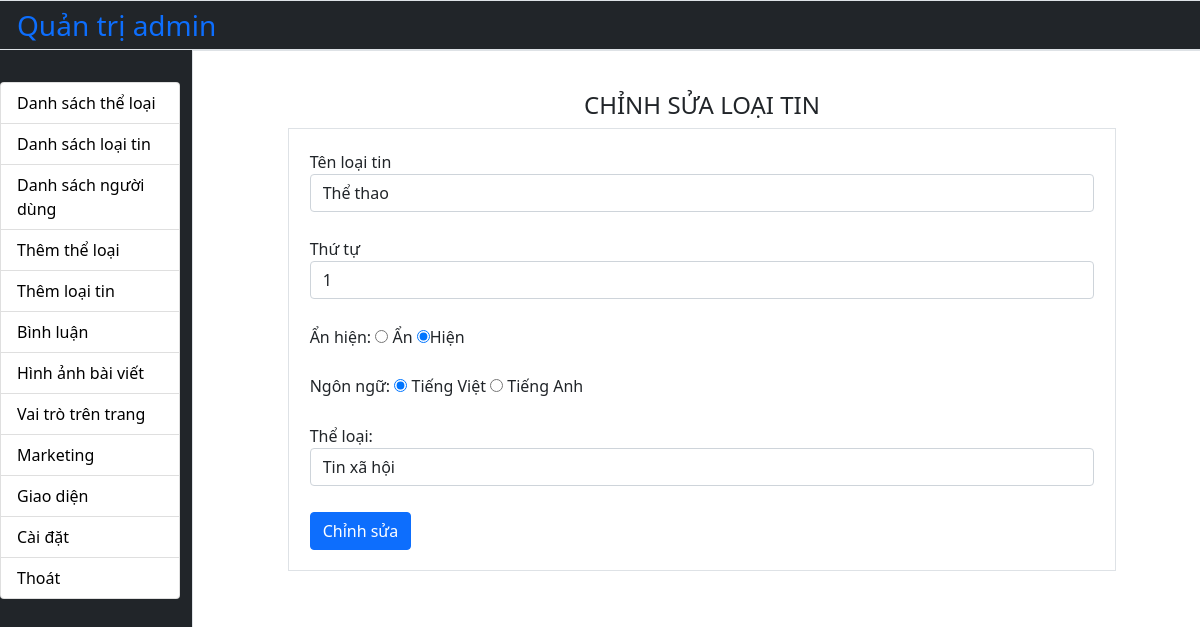
Screenshot of /tintuc/quantri/index.php?page=loaitin_sua&idLT=1 (signed in) with the database file from the repository.
### tables this page shows
CREATE TABLE `loaitin` (
  `idLT` int(11) NOT NULL,
  `lang` char(2) DEFAULT 'vi',
  `Ten` varchar(100) NOT NULL DEFAULT '',
  `ThuTu` tinyint(11) DEFAULT 0,
  `AnHien` tinyint(1) DEFAULT 1,
  `idTL` int(11) NOT NULL DEFAULT 1
);

CREATE TABLE `theloai` (
  `idTL` int(11) NOT NULL,
  `lang` char(2) DEFAULT 'vi',
  `TenTL` varchar(255) NOT NULL DEFAULT '',
  `ThuTu` int(11) DEFAULT 0,
  `AnHien` tinyint(1) DEFAULT 1,
  `HienMenu` tinyint(1) DEFAULT 1
);

### tintuc/quantri/functions.php (called while the page is built, shortened)
<?php
$host = 'localhost';
$dbname = 'php1_news';
$userdb = 'root';
$passdb = '';
$conn = new PDO("mysql:host=$host;dbname=$dbname;charset=utf8", $userdb, $passdb);
$conn->setAttribute(PDO::ATTR_ERRMODE, PDO::ERRMODE_EXCEPTION);
?>
<?php
function layChiTietLoaiTin($idLT){
    $sql= "SELECT idLT,Ten,ThuTu,AnHien,lang, idTL FROM loaitin WHERE idLT=$idLT";
    global $conn;
    $kq= $conn->query($sql);
    if($kq==null) return false;
    else return $kq->fetch();
}
function laydsTheLoai()
{
    $sql = "SELECT idTL,TenTL, ThuTu, AnHien, lang FROM theloai ORDER BY idTL";
    global $conn;
    $kq = $conn->query($sql);
    return $kq;
}
?>

### tintuc/quantri/loaitin_sua.php (the view, shortened to what this page needs)
<?php
$idLT= $_GET['idLT'];
settype($idLT,"int");
$loaitin= layChiTietLoaiTin($idLT);
?>
<link rel="stylesheet" href="https://cdn.jsdelivr.net/npm/bootstrap@5.1.0/dist/css/bootstrap.min.css">
<link rel="stylesheet" href="css/style.css">
<h4 class="col-10 m-auto p-2 text-center">CHỈNH SỬA LOẠI TIN</h4>
<form action="" method="post" class="border boder-primary col-10 m-auto p-2">
    <div class="form-group">
        <label for="">Tên loại tin</label> <input value="<?=$loaitin['Ten']?>" type="text" name="Ten" class="form-control">
    </div>
    <div class="form-group">
        <label for="">Thứ tự</label> <input value="<?=$loaitin['ThuTu']?>" type="number" name="thuTu" class="form-control">
    </div>
    <div class="form-group">
        <label for="">Ẩn hiện:</label>
        <input type="radio" name="anHien" <?php if($loaitin['AnHien']==0) echo 'checked' ?> value="0"  > Ẩn
        <input type="radio" name="anHien" <?php if($loaitin['AnHien']==1) echo 'checked' ?> value="1" >Hiện
    </div>
    <div class="form-group">
        <label for="">Ngôn ngữ: </label>
        <input type="radio" name="lang" <?php if($loaitin['lang']=='vi') echo 'checked'?> value="vi" > Tiếng Việt
        <input type="radio" name="lang" <?php if($loaitin['lang']=='en') echo 'checked'?> value="en" > Tiếng Anh
    </div>
    <div class="form-group">
        <label>Thể loại: </label>
        <?php $listTheLoai = laydsTheLoai(); ?>
        <select name="idTL" class="form-control">
            <?php foreach ($listTheLoai as $row) { ?>
                <option value="<?= $row['idTL'] ?>" <?php if($row['idTL'] == $loaitin['idTL']) echo "selected" ?> > <?= $row['TenTL']?> </option>';
            <?php }?>
        </select>
    </div>
    <div class="form-group">
        <input type="submit" name="btn" value="Chỉnh sửa" class="btn btn-primary">
    </div>
</form>

### tintuc/quantri/css/style.css (style rules this page uses)
.form-group { padding: .8rem ; }

### rows the page displays
loaitin: Ten "Thể thao", thuTu "1", AnHien "☑", lang "☑", idTL "Tin xã hội"
